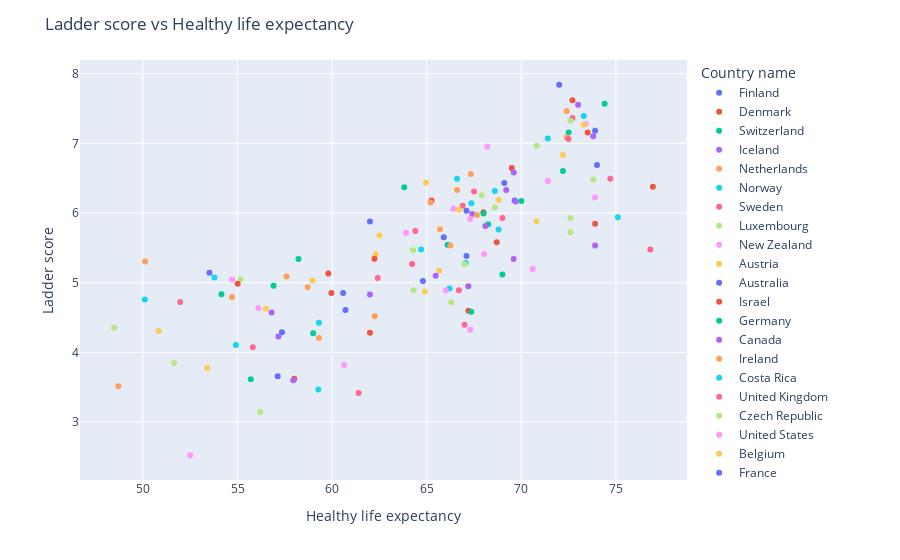

The notebook cell saved with this chart:
### Code cell
# Plot the relationship between score, GDP and country
fig = px.scatter(happiness, x = 'Healthy life expectancy', y = 'Ladder score', color = 'Country name', trendline = "ols", hover_name = "Country name")
fig.update_layout ( title_text = 'Ladder score vs Healthy life expectancy')


fig.show()
